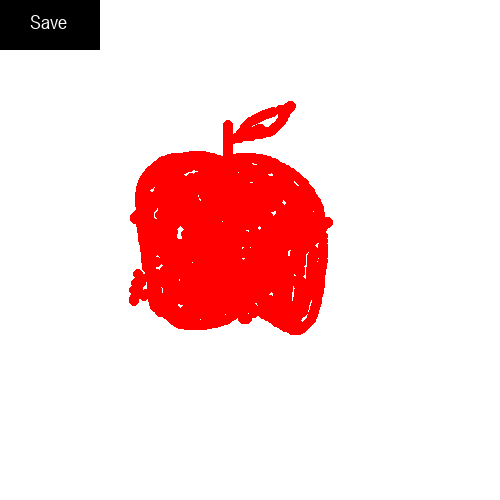

Source code (Python):
import os
import pygame as pg
pg.init()
# set the screen size
screen = pg.display.set_mode((500, 500))
# set the screen title
pg.display.set_caption("EigenPaint")
# set the screen background color
screen.fill((255, 255, 255))
# set the variable to keep the program running
running = True
# add UI button to save the screen on new surface
save_button = pg.Rect(0, 0, 100, 50)
pg.draw.rect(screen, (0, 0, 0), save_button)
# Add text to the save button
font = pg.font.SysFont("Arial", 20)
text = font.render("Save", True, (255, 255, 255))
screen.blit(text, (save_button.x + 30, save_button.y + 10))
# set the screen to be visible
pg.display.flip()
# set the variable to check if the mouse is drawing
drawing = False
# main loop
while running:
    # loop through the event queue
    for event in pg.event.get():
        # check for closing the window
        if event.type == pg.QUIT:
            running = False
            pg.quit()
        # check for mouse button down
        if event.type == pg.MOUSEBUTTONDOWN:
            # check for left mouse button
            if event.button == 1:
                # get the mouse position
                pos = pg.mouse.get_pos()
                # if the mouse is in the save button
                if save_button.collidepoint(pos):
                    # save the screen as a png in same folder as the program
                    pg.image.save(screen, os.path.join(
                        os.path.dirname(__file__), "paint.png"))
                else:
                    drawing = True
                    # draw a circle at the mouse position
                    pg.draw.circle(screen, (255, 0, 0), pos, 5)
                    # update the screen
                    pg.display.flip()
        # check for mouse button up
        elif event.type == pg.MOUSEBUTTONUP:
            drawing = False
        # check for mouse motion
        elif event.type == pg.MOUSEMOTION:
            # check for left mouse button
            if pg.mouse.get_pressed()[0] and drawing:
                # get the mouse position
                pos = pg.mouse.get_pos()
                # draw a circle at the mouse position
                pg.draw.circle(screen, (255, 0, 0), pos, 5)
                # update the screen
                pg.display.flip()
